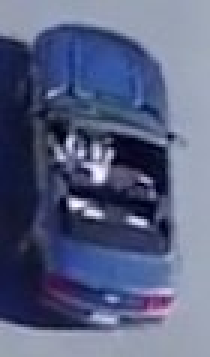
#> input picture features/solution/freak brief/temp.jpg, 70 x 119 px, found by its file name (shown 3 times larger)
$ python ed2.py
#> lines starting #> are read from the running program, lines starting #| are printed output that depends on the picture; pictures that were not available may be replaced by others from this repository, and a replacement may not be noted
import cv2
import numpy as np

i = 0

img = cv2.imread("temp.jpg", cv2.IMREAD_GRAYSCALE)
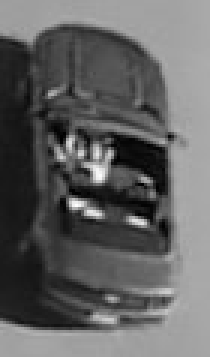
#> img: shape (119, 70) (shown 3 times larger); min 0, max 254, mean 98.1
scale_percent = 100 #percent of original size
width = int(img.shape[1] * scale_percent / 100)
#> width = 70
height = int(img.shape[0] * scale_percent / 100)
#> height = 119
dim = (width, height)
#> dim = (70, 119)
img = cv2.resize(img, dim, interpolation = cv2.INTER_AREA)

#cap = cv2.VideoCapture(0)
cap = cv2.VideoCapture("vid1.mp4")

sift = cv2.xfeatures2d.SIFT_create()
kp_image, desc_image = sift.detectAndCompute(img, None)
#> kp_image = 113 keypoints; strongest (x, y, size): (25, 68, 2.8), (33, 58, 4), (46, 74, 2.6), (23, 47, 2.1)
#img = cv2.drawKeypoints(img, kp_image, img)

index_params = dict(algorithm=0, trees=5)
search_params = dict()
flann = cv2.FlannBasedMatcher(index_params, search_params)

while True:
    i = i+1
    _, frame = cap.read()
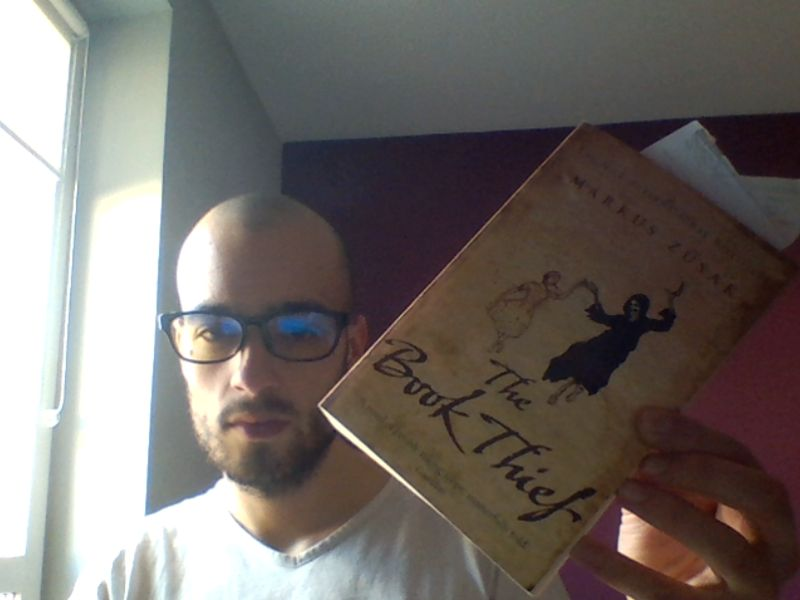
#> input picture features/yaro/me_holding_book.jpg, 800 x 600 px, given in place of vid1.mp4, which was not available
#> frame is the input picture: shape (600, 800, 3); mean B, G, R 104.8, 108.6, 115.1
    gframe = cv2.cvtColor(frame, cv2.COLOR_BGR2GRAY)
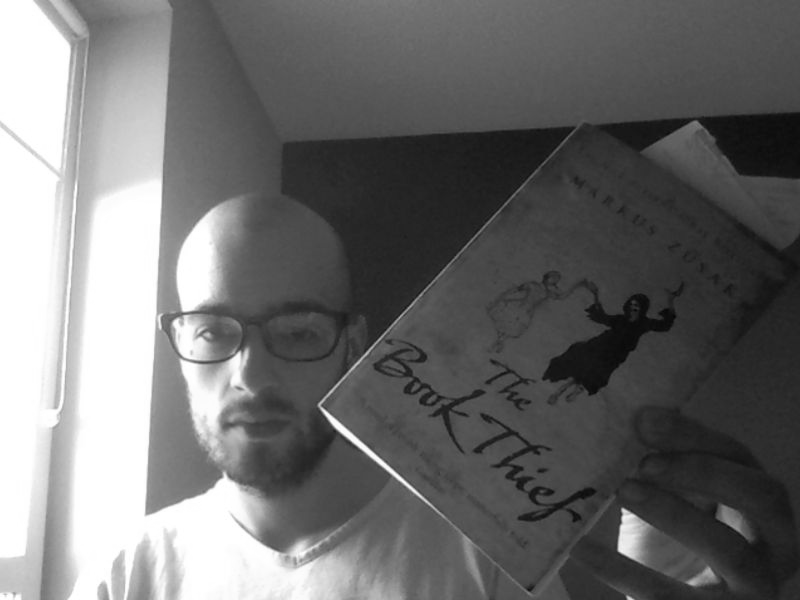
#> gframe: shape (600, 800); min 4, max 255, mean 110.1

    kp_gframe, desc_gframe = sift.detectAndCompute(gframe , None)
#> kp_gframe = 578 keypoints; strongest (x, y, size): (631, 536, 24.1), (624, 510, 3.3), (237, 363, 13.6), (200, 275, 32.9)
    #frame = cv2.drawKeypoints(gframe, kp_gframe, gframe)
    matches = flann.knnMatch(desc_image, desc_gframe, k=2)
#> matches = 113 matches

    goods = []
    for m, n in matches:
        if m.distance < 0.6*n.distance:
            goods.append(m)
#> this loop made 113 passes
#> after the loop, goods = []

    #imag = cv2.drawMatches(img, kp_image, gframe, kp_gframe, goods, gframe)
    if len(goods) > 10:
        q = np.float32([kp_image[m.queryIdx].pt for m in goods]).reshape(-1, 1, 2)
        t = np.float32([kp_gframe[m.trainIdx].pt for m in goods]).reshape(-1, 1, 2)

        matrix, mask = cv2.findHomography(q, t, cv2.RANSAC, 5.0)
        matches_mask = mask.ravel().tolist()

        h, w = img.shape
        p = np.float32([[0,0], [0, h], [w, h], [w, 0]]).reshape(-1, 1, 2)
        dst = cv2.perspectiveTransform(p, matrix)

        homo = cv2.polylines(gframe, [np.int32(dst)], True, (255, 0, 0), 3)

        cv2.imshow("Homography", homo)
    else:
        #continue
         #cv2.imshow("Homography", gframe)
        print(i)

   # cv2.imshow("image", img)
    #cv2.imshow("frame", frame)
   # cv2.imshow("imag", imag)

    if cv2.waitKey(1) == ord('a'):
#> (key Esc is pressed here)
        break

cap.release()
cv2.destroyAllWindows()
